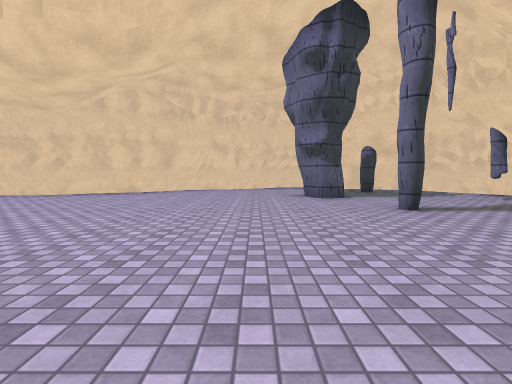
View 1 (above)

14 first-person views from a walk through a scene from a Unity 3-D project. The camera is 1.2 m above the floor, tilts 4° down and sees 85° across. The floor is counted in squares, 2 m on a side. Each view is taken from the middle of a square. On the plan, view 1 faces up. The plan holds only what a view shows up to about 9 squares ahead; the rest is blank. The place goes on beyond the plan. The player is left out. Surface patterns are stand-ins for the level's own textures.

View 2
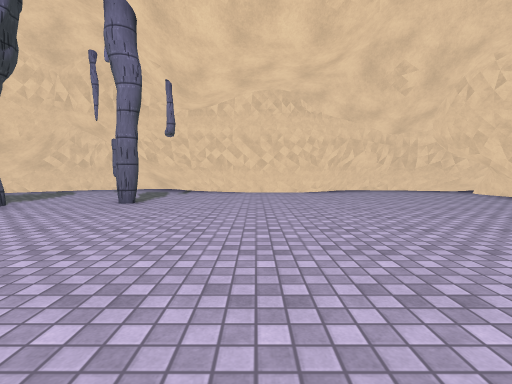

View 3
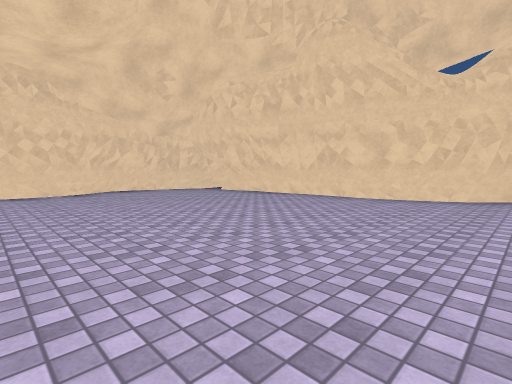

View 4
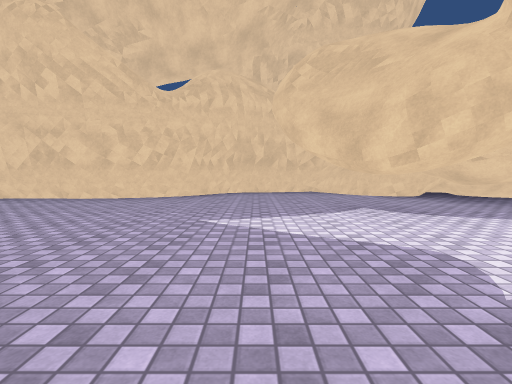

View 5
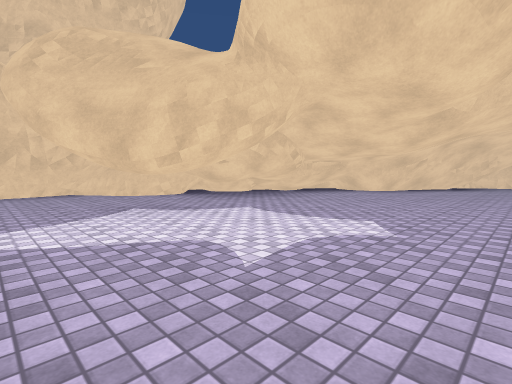

View 6
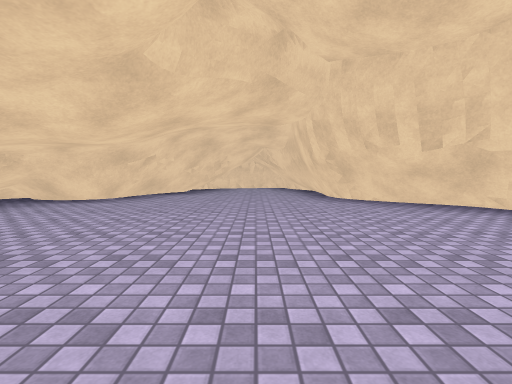

View 7
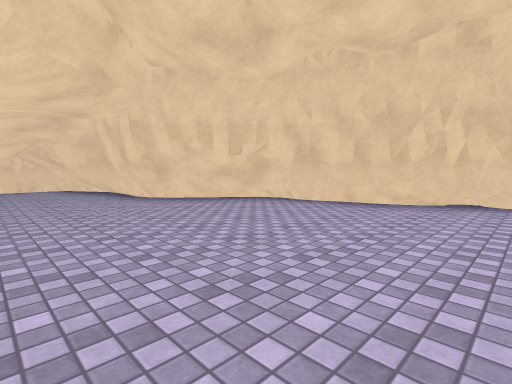

View 8
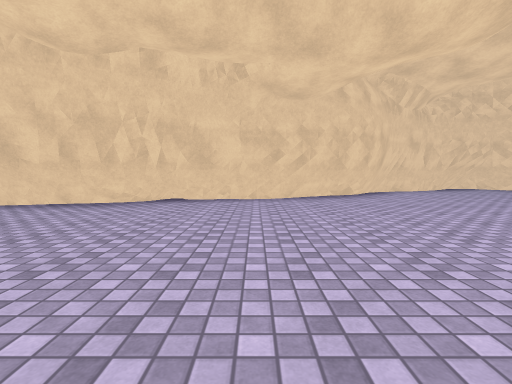

View 9
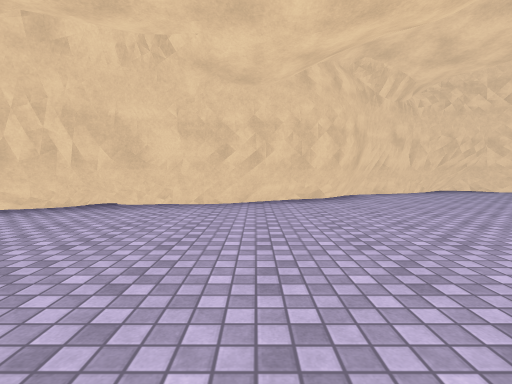

View 10
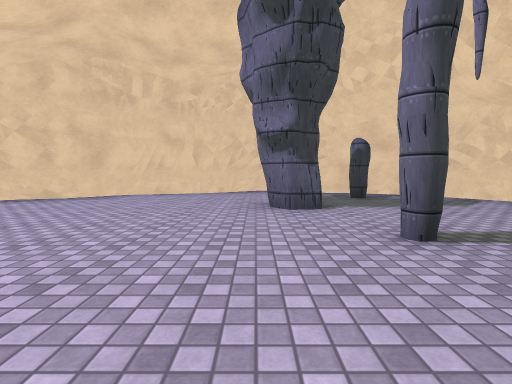

View 11
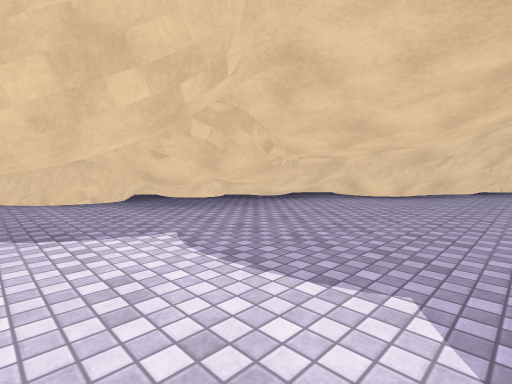

View 12
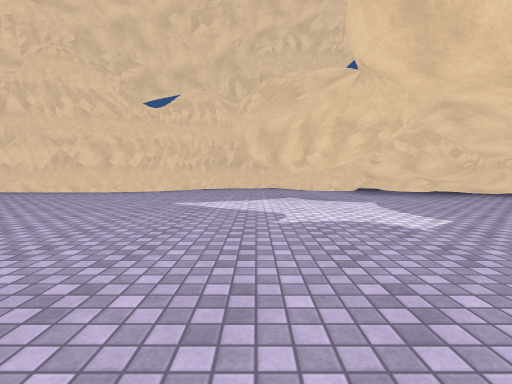

View 13
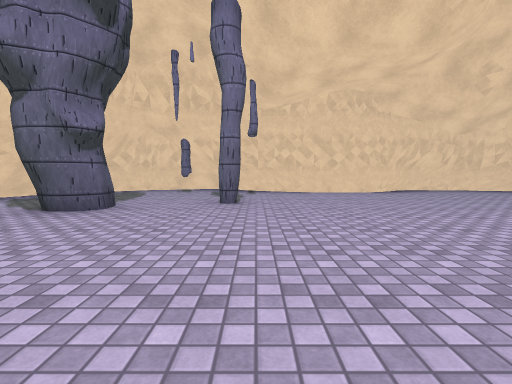

View 14
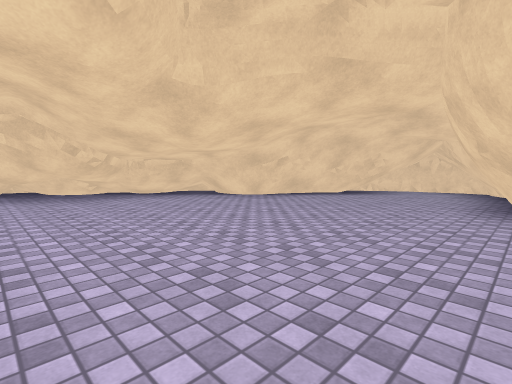

### Floor plan
Key: @ floor where view 1 was taken; # wall or solid block; . floor; = window, fence, low wall or low ledge.
Columns run from 17 left of view 1 to 6 right of it. Each row starts with its distance up from view 1.
 10               #########
  9               #......###
  8             ###........#
  7         #####......#...#
  6      =###..............#
  5     .#.............#...#
  4  .==##.................#
  3 ###....................=
  2 #.....................#
  1 ##....................#
  0 ###..............@.....#
 -1   ###..................#
 -2     ##.....#...........#
 -3     ######. ...........#
 -4         ##.........####=
 -5          ##....#####
 -6           ##.###
 -7            ###

Where each view was taken, in squares from view 1:
view 1: 0 up, 0 right, facing up
view 2: 2 up, 3 left, facing right
view 3: 2 up, 3 left, facing down-right
view 4: 2 up, 4 left, facing down
view 5: 2 up, 4 left, facing down-left
view 6: 2 up, 7 left, facing left
view 7: 1 up, 7 left, facing up-left
view 8: 1 up, 6 left, facing up
view 9: 2 up, 5 left, facing up
view 10: 2 up, 1 right, facing up
view 11: 1 up, 6 left, facing down-left
view 12: 4 up, 5 left, facing down
view 13: 4 up, 3 left, facing right
view 14: 4 up, 8 left, facing down-left
